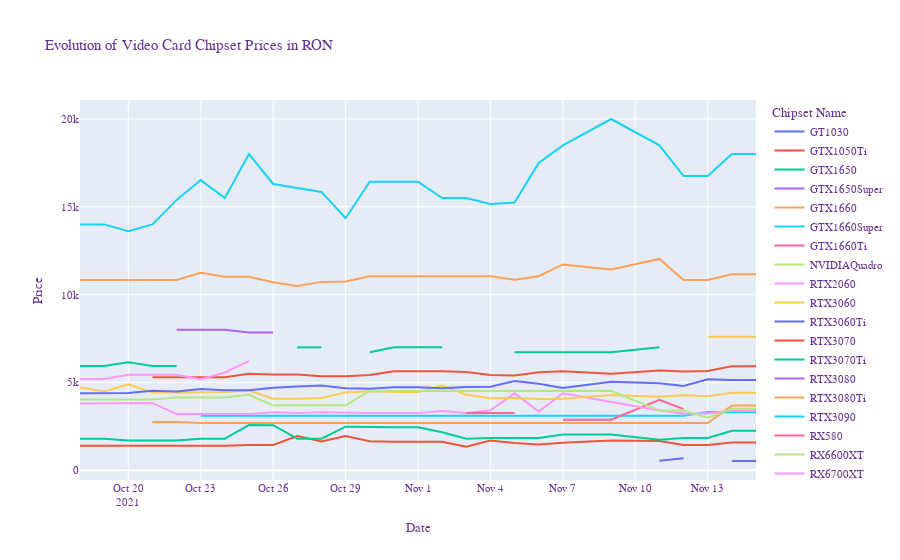

The notebook cell saved with this chart:
### Code cell
import pandas as pd 
import plotly.graph_objects as go

fig = go.Figure()

df3 = pd.read_csv("ChipsetPrices.csv")
for i in range(2,len(df3.columns),1):
    fig.add_trace(go.Scatter(
    x= df3['Data curenta'],
    y=df3.iloc[:,i],
    name = df3.columns[i]
))

configg = dict({'scrollZoom': True})

fig.update_layout(
    title="Evolution of Video Card Chipset Prices in RON",
    xaxis_title="Date",
    yaxis_title="Price",
    legend_title="Chipset Name",
    font=dict(
        family="Courier New, monospace",
        size=11,
        color="RebeccaPurple"
    )
)
fig.show(config = configg)
